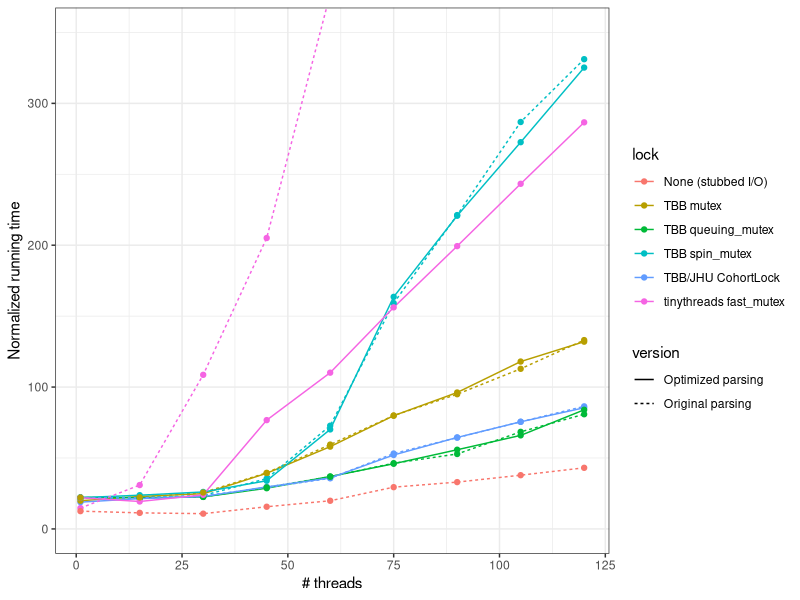
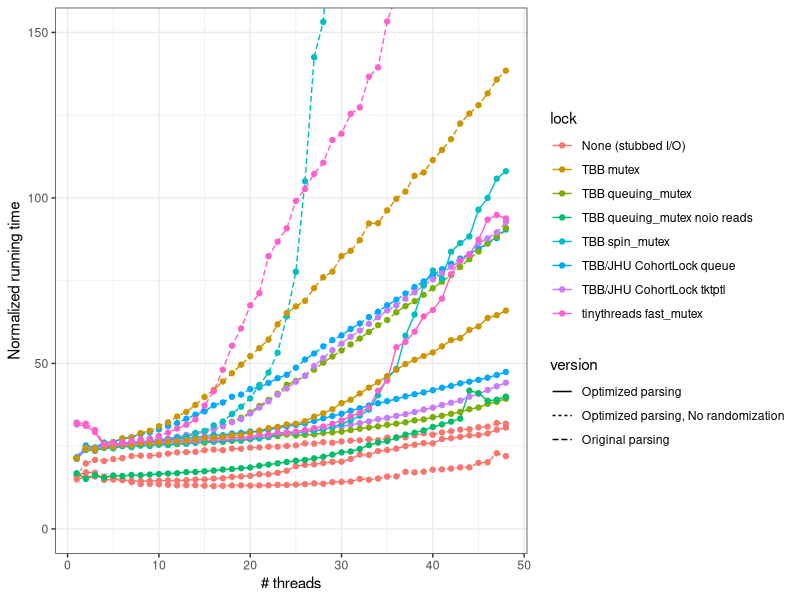
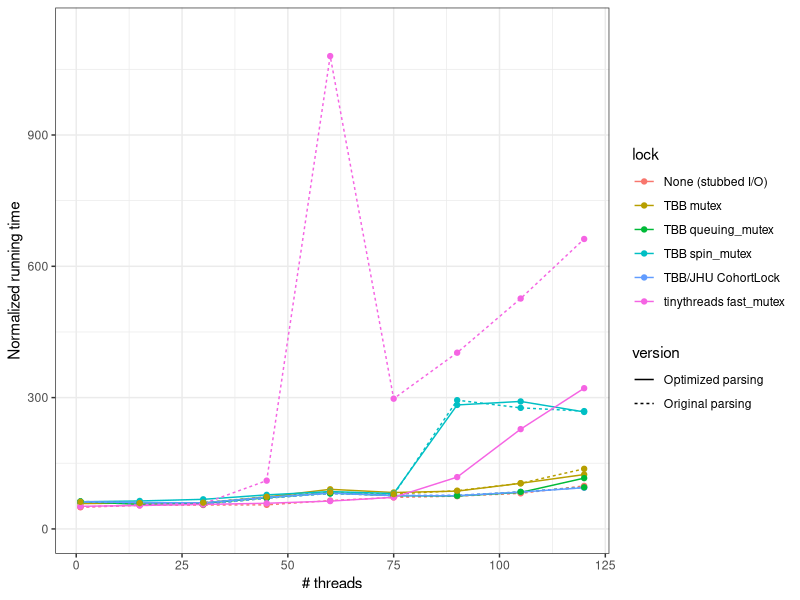
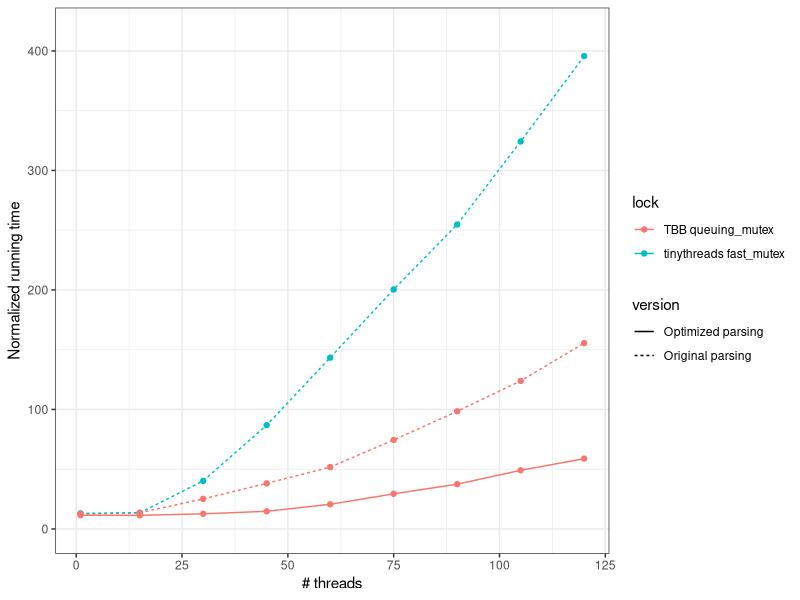
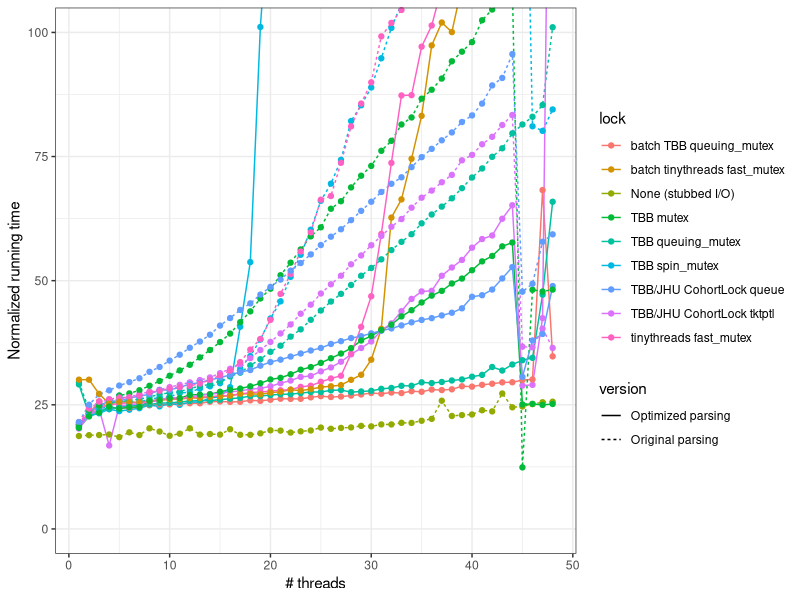
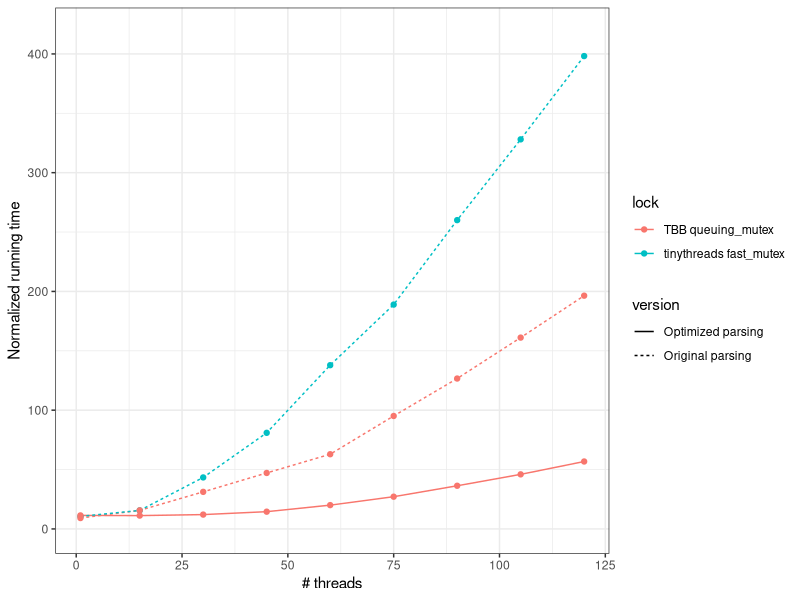
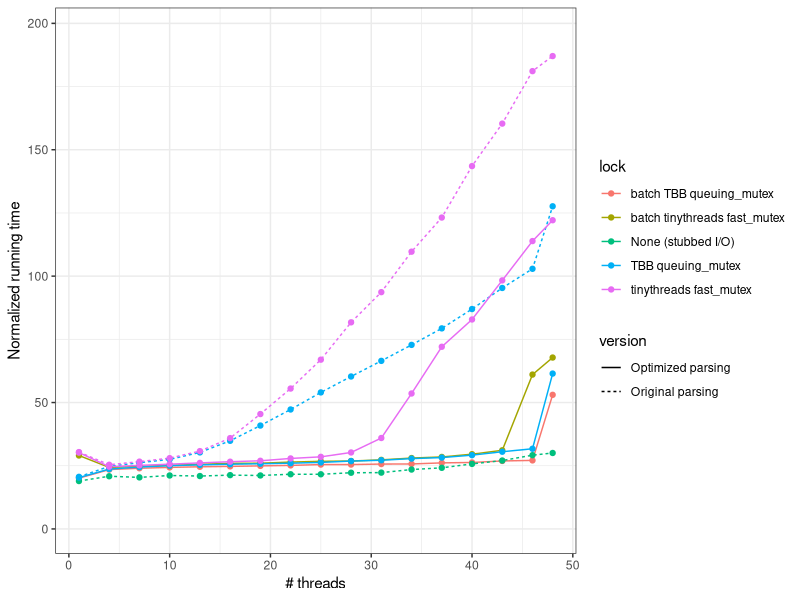
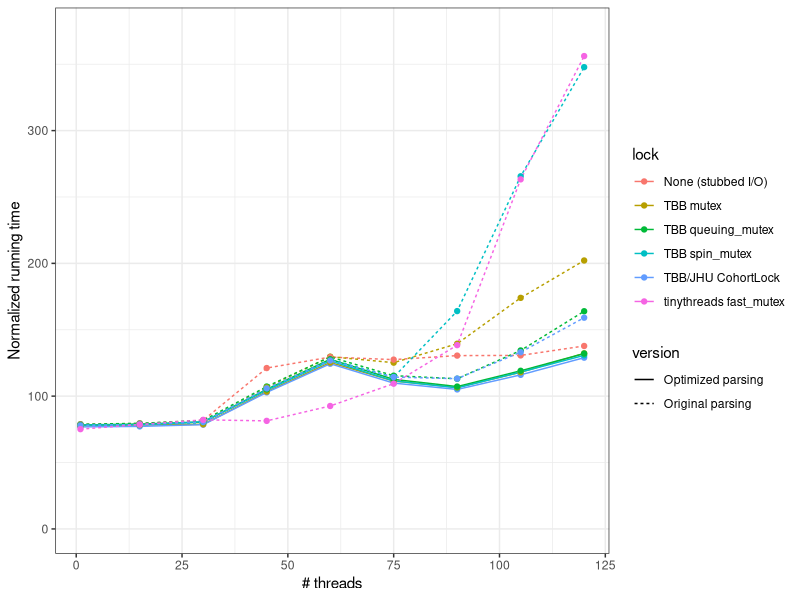

These figures' R source, in order:
## ---- chunk 1
library(dplyr)
library(ggplot2)
## ---- chunk 2
# Elephant6
m <- read.table('showcase2016/results_showcase_2016.tsv', header=T, sep='\t')
head(m)
## ---- chunk 3
# MARCC
m_marcc <- read.table('marcc/bowtie-48.tsv', header=T, sep='\t')
m_marcc <- rbind(m_marcc, read.table('marcc/hisat-48.tsv', header=T, sep='\t'))
head(m_marcc)
## ---- chunk 4
mtmp <- m %>% filter(tool == 'bowtie' & paired == 'unp')
ggplot(mtmp, aes(x=threads, y=seconds, color=lock, linetype=version)) +
  geom_line() + geom_point() + theme_bw() +
  labs(y="Normalized running time", x="# threads") +
  coord_cartesian(ylim=c(0, 350))
## ---- chunk 5
mtmp <- m_marcc %>% filter(tool == 'bowtie' & paired == 'unp')
ggplot(mtmp, aes(x=threads, y=seconds, color=lock, linetype=version)) +
  geom_line() + geom_point() + theme_bw() +
  labs(y="Normalized running time", x="# threads") +
  coord_cartesian(ylim=c(0, 150))
## ---- chunk 6
mtmp <- m %>% filter(tool == 'bowtie' & paired == 'pe')
ggplot(mtmp, aes(x=threads, y=seconds, color=lock, linetype=version)) +
  geom_line() + geom_point() + theme_bw() +
  labs(y="Normalized running time", x="# threads") +
  coord_cartesian(ylim=c(0, max(mtmp$seconds)*1.05))
## ---- chunk 7
mtmp <- m %>% filter(tool == 'hisat' & paired == 'unp')
ggplot(mtmp, aes(x=threads, y=seconds, color=lock, linetype=version)) +
  geom_line() + geom_point() + theme_bw() +
  labs(y="Normalized running time", x="# threads") +
  coord_cartesian(ylim=c(0, max(mtmp$seconds)*1.05))
## ---- chunk 8
mtmp <- m_marcc %>% filter(tool == 'hisat' & paired == 'unp')
ggplot(mtmp, aes(x=threads, y=seconds, color=lock, linetype=version)) +
  geom_line() + geom_point() + theme_bw() +
  labs(y="Normalized running time", x="# threads") +
  coord_cartesian(ylim=c(0, 100))
#  coord_cartesian(ylim=c(0, max(mtmp$seconds)*1.05))
## ---- chunk 9
mtmp <- m %>% filter(tool == 'hisat' & paired == 'pe')
ggplot(mtmp, aes(x=threads, y=seconds, color=lock, linetype=version)) +
  geom_line() + geom_point() + theme_bw() +
  labs(y="Normalized running time", x="# threads") +
  coord_cartesian(ylim=c(0, max(mtmp$seconds)*1.05))
## ---- chunk 10
m_marcc_4ival <- read.table('marcc/hisat-48-4th-interval.tsv', header=T, sep='\t')
mtmp <- m_marcc_4ival %>% filter(tool == 'hisat' & paired == 'pe')
ggplot(mtmp, aes(x=threads, y=seconds, color=lock, linetype=version)) +
  geom_line() + geom_point() + theme_bw() +
  labs(y="Normalized running time", x="# threads") +
  coord_cartesian(ylim=c(0, max(mtmp$seconds)*1.05))
## ---- chunk 11
mtmp <- m %>% filter(tool == 'bowtie2' & paired == 'unp')
ggplot(mtmp, aes(x=threads, y=seconds, color=lock, linetype=version)) +
  geom_line() + geom_point() + theme_bw() +
  labs(y="Normalized running time", x="# threads") +
  coord_cartesian(ylim=c(0, max(mtmp$seconds)*1.05))
## ---- chunk 12
mtmp <- m %>% filter(tool == 'bowtie2' & paired == 'pe')
ggplot(mtmp, aes(x=threads, y=seconds, color=lock, linetype=version)) +
  geom_line() + geom_point() + theme_bw() +
  labs(y="Normalized running time", x="# threads") +
  coord_cartesian(ylim=c(0, max(mtmp$seconds)*1.05))
